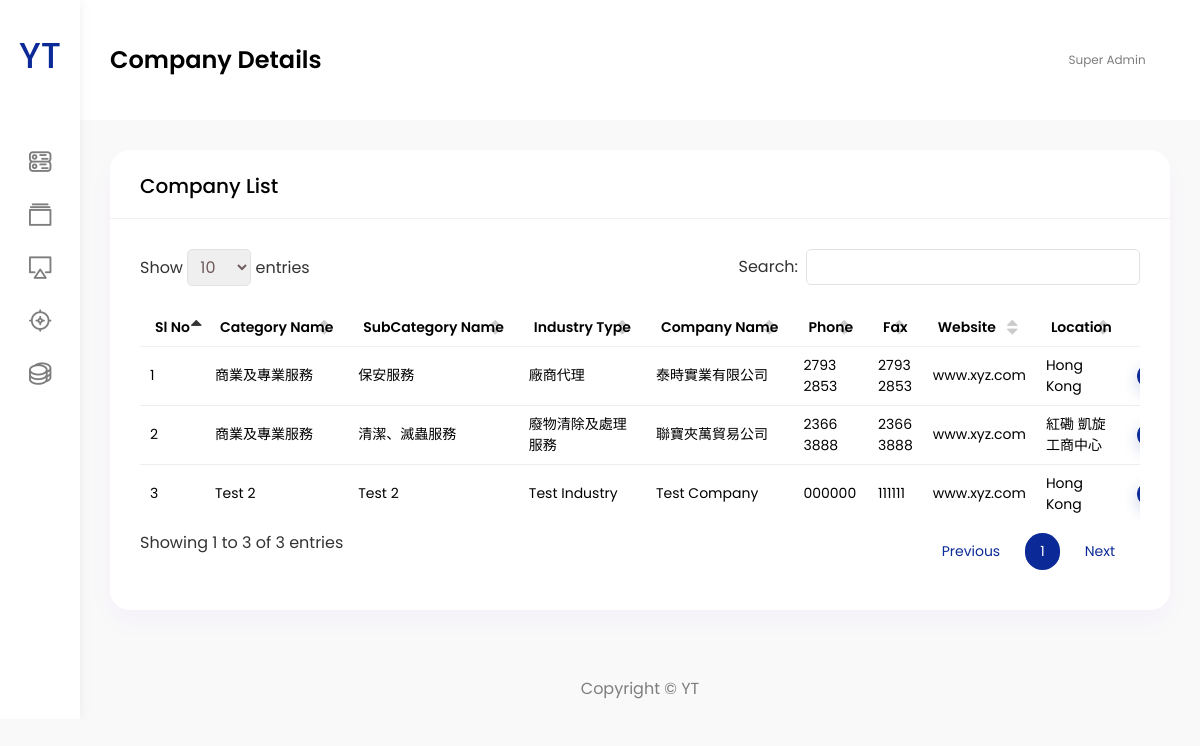
The app's page /admin/view_company.php (signed in) with its own data.
### tables this page shows
CREATE TABLE `category` (
  `category_id` int(11) NOT NULL,
  `category_name` varchar(255) NOT NULL,
  `created_at` datetime NOT NULL,
  `updated_at` datetime NOT NULL
);

CREATE TABLE `sub_category` (
  `sub_cat_id` int(11) NOT NULL,
  `cat_id` int(11) NOT NULL,
  `sub_cat_name` varchar(255) NOT NULL,
  `created_at` datetime NOT NULL,
  `updated_at` datetime NOT NULL
);

CREATE TABLE `industry_type` (
  `industry_type_id` int(11) NOT NULL,
  `industry_name` varchar(255) NOT NULL,
  `cat_id` int(50) NOT NULL,
  `sub_cat_id` int(50) NOT NULL,
  `created_at` datetime NOT NULL,
  `updated_at` datetime NOT NULL
);

CREATE TABLE `company` (
  `company_id` int(11) NOT NULL,
  `cat_id` int(11) NOT NULL,
  `sub_cat_id` int(11) NOT NULL,
  `industry_type_id` int(11) NOT NULL,
  `company_name` varchar(255) NOT NULL,
  `phone` varchar(20) NOT NULL,
  `fax` varchar(20) NOT NULL,
  `website` varchar(255) NOT NULL,
  `location` varchar(500) NOT NULL,
  `inserted_at` datetime NOT NULL,
  `updated_at` datetime NOT NULL
);

### admin/include/DBController.php (called while the page is built, shortened)
<?php
class DBController {
    private $host = "localhost";
    private $user = "root";
    private $password = "";
    private $database = "yt";
    private $conn;
    function __construct() {
        $this->conn = $this->connectDB();
    }
    function connectDB() {
        $conn = mysqli_connect($this->host,$this->user,$this->password,$this->database);
        return $conn;
    }
    function runQuery($query) {
        $result = mysqli_query($this->conn,$query);
        while($row=mysqli_fetch_assoc($result)) {
            $resultset[] = $row;
        }
        if(!empty($resultset))
            return $resultset;
    }
    function numRows($query) {
        $result  = mysqli_query($this->conn,$query);
        $rowcount = mysqli_num_rows($result);
        return $rowcount;
    }
}

### admin/view_company.php (the view, shortened to what this page needs)
<?php
include('include/DBController.php');
$db = new DBController();
?>
<!DOCTYPE html>
<html lang="en">
<head>
    <?php include('include/css.php'); ?>
</head>
<body>
<div id="main-wrapper">
    <?php include('include/navbar_header.php'); ?>
    <div class="header">
        <div class="header-content">
            <nav class="navbar navbar-expand">
                <div class="collapse navbar-collapse justify-content-between">
                    <div class="header-left">
                        <div class="dashboard_bar">
                            Company Details
                        </div>
                    </div>
                    <?php include('include/header.php'); ?>
                </div>
            </nav>
        </div>
    </div>
    <?php include('include/sidebar.php'); ?>
    <div class="content-body">
        <div class="container-fluid">
            <div class="row">
                <div class="col-xl-12 col-xxl-12">
                    <?php
                    if (isset($_GET['edit'])) {
                        $id = $_GET['edit'];
                        $fetch_company_details = $db->runQuery("select * from company where company_id = '$id'");
                        $cat_id = $fetch_company_details[0]['cat_id'];
                        $sub_cat_id = $fetch_company_details[0]['sub_cat_id'];
                        $industry_type_id = $fetch_company_details[0]['industry_type_id'];
                        $fetch_cat_name = $db->runQuery("select * from category where category_id = '$cat_id'");
                        $fetch_sub_cat_name = $db->runQuery("select * from sub_category where sub_cat_id = '$sub_cat_id'");
                        $fetch_industry_type = $db->runQuery("select * from industry_type where industry_type_id = '$industry_type_id'");
                        ?>
                        <div class="card">
                            <div class="card-header">
                                <h4 class="card-title">Edit Company</h4>
                            </div>
                            <div class="card-body">
                                <div class="basic-form">
                                    <form action="Update" method="POST">
                                        <input type="hidden" name="id" value="<?php echo $id; ?>">
                                        <div class="form-group row">
                                            <label class="col-sm-3 col-form-label">Select Category Name</label>
                                            <div class="col-sm-9">
                                                <select class="form-control default-select" id="sel1" required name="cat_id">
                                                    <option value="<?php echo $cat_id;?>"><?php echo $fetch_cat_name[0]['category_name'];?></option>
                                                    <?php
                                                    $fetch_cat = $db->runQuery("select * from category order by category_id desc");
                                                    $no_fetch_cat = $db->numRows("select * from category order by category_id desc");
                                                    for ($i=0; $i<$no_fetch_cat; $i++){
                                                        ?>
                                                        <option value="<?php echo $fetch_cat[$i]['category_id'];?>"><?php echo $fetch_cat[$i]['category_name'];?></option>
                                                        <?php
                                                    }
                                                    ?>
                                                </select>
                                            </div>
                                        </div>
                                        <div class="form-group row">
                                            <label class="col-sm-3 col-form-label">Select SubCategory Name</label>
                                            <div class="col-sm-9">
                                                <select class="form-control default-select" id="sel1" required name="sub_cat_id">
                                                    <option value="<?php echo $sub_cat_id;?>"><?php echo $fetch_sub_cat_name[0]['sub_cat_name'];?></option>
                                                    <?php
                                                    $fetch_sub_cat = $db->runQuery("select * from sub_category order by sub_cat_id desc");
                                                    $no_fetch_sub_cat = $db->numRows("select * from sub_category order by sub_cat_id desc");
                                                    for ($i=0; $i<$no_fetch_sub_cat; $i++){
                                                        ?>
                                                        <option value="<?php echo $fetch_sub_cat[$i]['sub_cat_id'];?>"><?php echo $fetch_sub_cat[$i]['sub_cat_name'];?></option>
                                                        <?php
                                                    }
                                                    ?>
                                                </select>
                                            </div>
                                        </div>
                                        <div class="form-group row">
                                            <label class="col-sm-3 col-form-label">Select Industry Type</label>
                                            <div class="col-sm-9">
                                                <select class="form-control default-select" id="sel1" required name="industry_type">
                                                    <option value="<?php echo $industry_type_id;?>"><?php echo $fetch_industry_type[0]['industry_name'];?></option>
                                                    <?php
                                                    $fetch_industry = $db->runQuery("select * from industry_type order by industry_type_id desc");
                                                    $no_fetch_industry = $db->numRows("select * from industry_type order by industry_type_id desc");
                                                    for ($i=0; $i<$no_fetch_industry; $i++){
                                                        ?>
                                                        <option value="<?php echo $fetch_industry[$i]['industry_type_id'];?>"><?php echo $fetch_industry[$i]['industry_name'];?></option>
                                                        <?php
                                                    }
                                                    ?>
                                                </select>
                                            </div>
                                        </div>
                                        <div class="form-group row">
                                            <label class="col-sm-3 col-form-label">Company Name</label>
                                            <div class="col-sm-9">
                                                <input type="text" name="company_name" class="form-control"
                                                       value="<?php echo $fetch_company_details[0]['company_name']; ?>">
                                            </div>
                                        </div>
                                        <div class="form-group row">
                                            <label class="col-sm-3 col-form-label">Phone</label>
                                            <div class="col-sm-9">
                                                <input type="text" name="phone" class="form-control"
                                                       value="<?php echo $fetch_company_details[0]['phone']; ?>">
                                            </div>
                                        </div>
                                        <div class="form-group row">
                                            <label class="col-sm-3 col-form-label">Fax</label>
                                            <div class="col-sm-9">
                                                <input type="text" name="fax" class="form-control"
                                                       value="<?php echo $fetch_company_details[0]['fax']; ?>">
                                            </div>
                                        </div>
                                        <div class="form-group row">
                                            <label class="col-sm-3 col-form-label">Website</label>
                                            <div class="col-sm-9">
                                                <input type="text" name="website" class="form-control"
                                                       value="<?php echo $fetch_company_details[0]['website']; ?>">
                                            </div>
                                        </div>
                                        <div class="form-group row">
                                            <label class="col-sm-3 col-form-label">Address</label>
                                            <div class="col-sm-9">
                                                <input type="text" name="address" class="form-control"
                                                       value="<?php echo $fetch_company_details[0]['location']; ?>">
                                            </div>
                                        </div>
                                        <div class="form-group row">
                                            <div class="col-sm-10">
                                                <button type="submit" name="update_company" class="btn btn-primary">Update
                                                </button>
                                            </div>
                                        </div>
                                    </form>
                                </div>
                            </div>
                        </div>
                        <?php
                    } else {
                        ?>
                        <div class="card">
                            <div class="card-header">
                                <h4 class="card-title">Company List</h4>
                            </div>
                            <div class="card-body">
                                <div class="table-responsive">
                                    <table id="example3" class="display min-w850">
                                        <thead>
                                        <tr>
                                            <th>Sl No</th>
                                            <th>Category Name</th>
                                            <th>SubCategory Name</th>
                                            <th>Industry Type</th>
                                            <th>Company Name</th>
                                            <th>Phone</th>
                                            <th>Fax</th>
                                            <th>Website</th>
                                            <th>Location</th>
                                            <th>Action</th>
                                        </tr>
                                        </thead>
                                        <tbody>
                                        <?php
                                        $fetch_company = $db->runQuery("select * from category,sub_category,industry_type,company where category.category_id = company.cat_id and sub_category.sub_cat_id = company.sub_cat_id and industry_type.industry_type_id = company.industry_type_id order by industry_type.cat_id desc;");
                                        $no_fetch_company = $db->numRows("select * from category,sub_category,industry_type,company where category.category_id = company.cat_id and sub_category.sub_cat_id = company.sub_cat_id and industry_type.industry_type_id = company.industry_type_id order by industry_type.cat_id desc;");
                                        for ($i = 0; $i < $no_fetch_company; $i++) {
                                            ?>
                                            <tr>
                                                <td><?php echo $i + 1; ?></td>
                                                <td><?php echo $fetch_company[$i]['category_name']; ?></td>
                                                <td><?php echo $fetch_company[$i]['sub_cat_name']; ?></td>
                                                <td><?php echo $fetch_company[$i]['industry_name']; ?></td>
                                                <td><?php echo $fetch_company[$i]['company_name']; ?></td>
                                                <td><?php echo $fetch_company[$i]['phone']; ?></td>
                                                <td><?php echo $fetch_company[$i]['fax']; ?></td>
                                                <td><?php echo $fetch_company[$i]['website']; ?></td>
                                                <td><?php echo $fetch_company[$i]['location']; ?></td>
                                                <td>
                                                    <div class="d-flex">
                                                        <a href="View_Company?edit=<?php echo $fetch_company[$i]['company_id']; ?>"
                                                           class="btn btn-primary shadow btn-xs sharp mr-1"></a>
                                                    </div>
                                                </td>
                                            </tr>
                                            <?php
                                        }
                                        ?>
                                        </tbody>
                                    </table>
                                </div>
                            </div>
                        </div>
                        <?php
                    }
                    ?>
                </div>
            </div>
        </div>
    </div>
    <?php include('include/footer.php'); ?>
</div>
</body>
</html>

### records on screen
category: category_name "商業及專業服務", sub_category.sub_cat_name "保安服務", industry_type.industry_name "廠商代理", company.company_name "泰時實業有限公司", company.phone "2793 2853", company.fax "2793 2853", company.website "www.xyz.com", company.location "Hong Kong", sub_category.sub_cat_name "清潔、滅蟲服務", industry_type.industry_name "廢物清除及處理服務", company.company_name "聯寶夾萬貿易公司", company.phone "2366 3888", company.fax "2366 3888", company.location "紅磡 凱旋工商中心"
category: category_name "Test 2", sub_category.sub_cat_name "Test 2", industry_type.industry_name "Test Industry", company.company_name "Test Company", company.phone "000000", company.fax "111111", company.website "www.xyz.com", company.location "Hong Kong"
